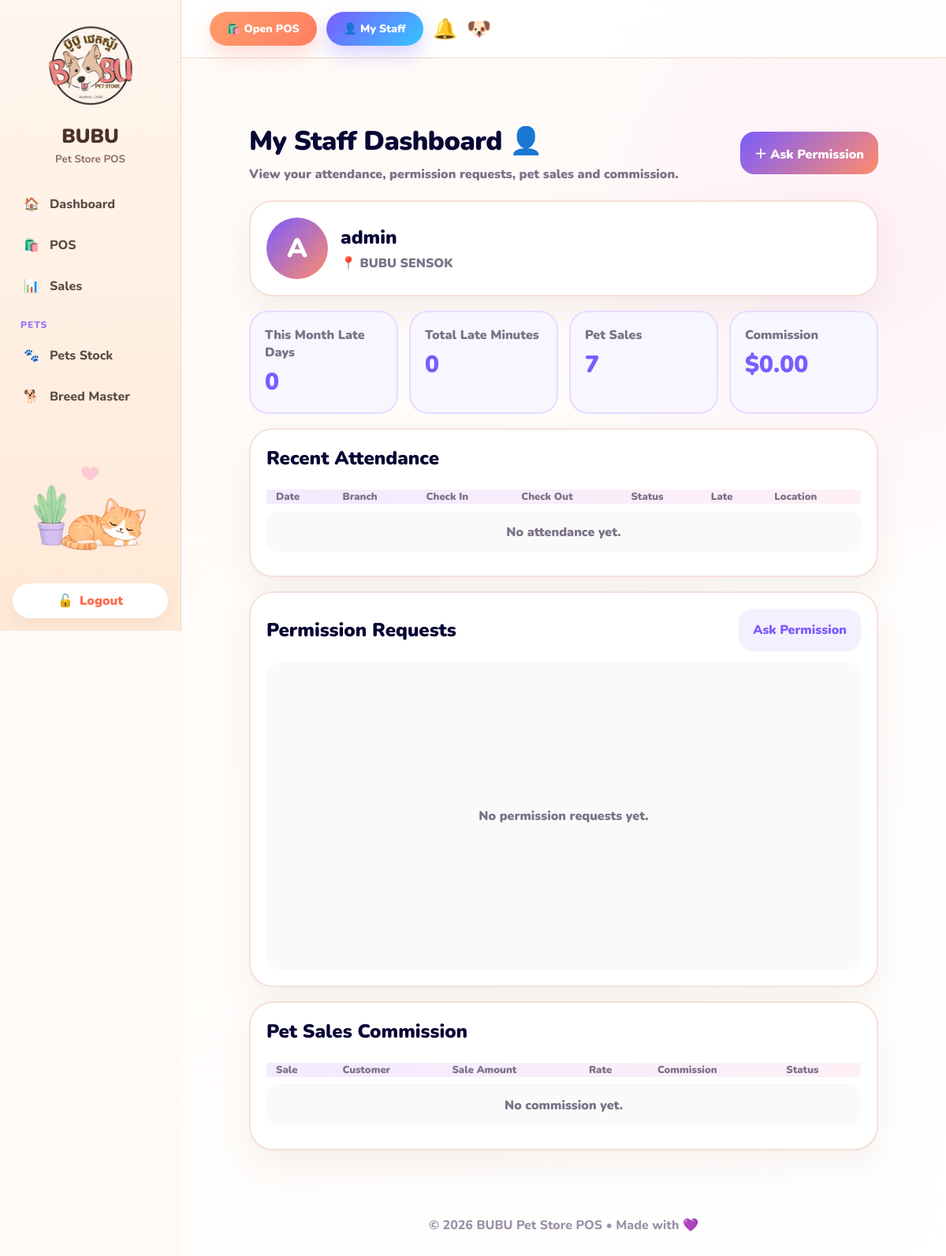
/staffs/me/ (signed in), run on an earlier commit of the app's database.
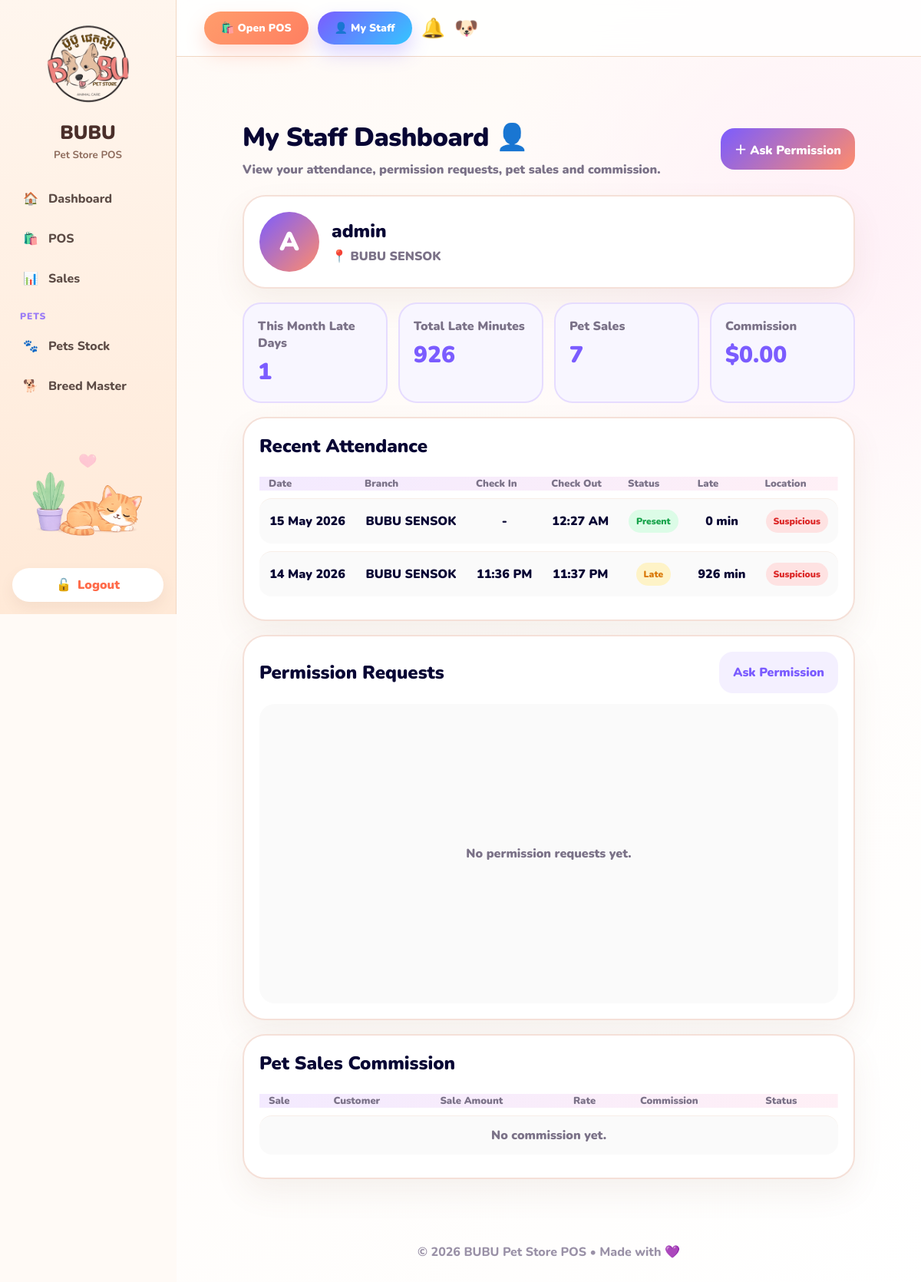
And on a later commit of the database.
### staffs/models.py (models this page shows, shortened)
class StaffAttendance(models.Model):
    STATUS_CHOICES = [
        ("present", "Present"),
        ("late", "Late"),
        ("absent", "Absent"),
        ("leave", "Leave"),
        ("permission", "Permission"),
        ("half_day", "Half Day"),
    ]
    SCAN_METHOD_CHOICES = [
        ("branch_qr", "Branch QR"),
        ("manual", "Manual"),
    ]
    staff = models.ForeignKey(
        StaffProfile,
        on_delete=models.CASCADE,
        related_name="payroll_attendances",
    )
    branch = models.ForeignKey(
        Branch,
        on_delete=models.SET_NULL,
        null=True,
        blank=True,
        related_name="payroll_attendances",
    )
    shift = models.ForeignKey(
        StaffShift,
        on_delete=models.SET_NULL,
        null=True,
        blank=True,
        related_name="attendances",
    )
    date = models.DateField(default=timezone.localdate)
    check_in_time = models.DateTimeField(null=True, blank=True)
    check_out_time = models.DateTimeField(null=True, blank=True)
    status = models.CharField(max_length=30, choices=STATUS_CHOICES, default="present")
    late_minutes = models.PositiveIntegerField(default=0)
    scan_method = models.CharField(
        max_length=30,
        choices=SCAN_METHOD_CHOICES,
        default="branch_qr",
    )
    latitude = models.DecimalField(max_digits=10, decimal_places=7, null=True, blank=True)
    longitude = models.DecimalField(max_digits=10, decimal_places=7, null=True, blank=True)
    location_accuracy = models.DecimalField(max_digits=10, decimal_places=2, null=True, blank=True)
    distance_from_branch_meters = models.DecimalField(max_digits=10, decimal_places=2, null=True, blank=True)
    device_info = models.TextField(blank=True)
    ip_address = models.CharField(max_length=80, blank=True)
    is_suspicious = models.BooleanField(default=False)
    suspicious_reason = models.TextField(blank=True)
    note = models.TextField(blank=True)
    created_by = models.ForeignKey(
        User,
        on_delete=models.SET_NULL,
        null=True,
        blank=True,
        related_name="created_staff_attendances",
    )
    created_at = models.DateTimeField(auto_now_add=True)
    class Meta:
        unique_together = ("staff", "date")
        ordering = ["-date", "staff__user__username"]

### inventory/models.py (models this page shows, shortened)
class Branch(models.Model):
    name = models.CharField(max_length=100, unique=True)
    is_active = models.BooleanField(default=True)
    latitude = models.DecimalField(
        max_digits=10,
        decimal_places=7,
        null=True,
        blank=True,
        help_text="Branch GPS latitude.",
    )
    longitude = models.DecimalField(
        max_digits=10,
        decimal_places=7,
        null=True,
        blank=True,
        help_text="Branch GPS longitude.",
    )
    allowed_radius_meters = models.PositiveIntegerField(
        default=150,
        help_text="Allowed distance from branch for attendance scan.",
    )

### staffs/views.py (the view)
# urls.py: path("me/", views.staff_my_dashboard, name="staff_my_dashboard"),
@login_required
def staff_my_dashboard(request):
    staff = _get_staff_profile_from_user(request.user)
    if not staff:
        messages.error(request, "Your staff profile is not set.")
        return redirect("dashboard")
    today = timezone.localdate()
    month_start = today.replace(day=1)
    attendances = (
        StaffAttendance.objects
        .select_related("branch", "shift")
        .filter(staff=staff)
        .order_by("-date")[:30]
    )
    month_attendances = StaffAttendance.objects.filter(
        staff=staff,
        date__gte=month_start,
        date__lte=today,
    )
    late_days = month_attendances.filter(status="late").count()
    late_minutes = (
        month_attendances.aggregate(total=Sum("late_minutes")).get("total")
        or 0
    )
    permissions = (
        StaffPermissionRequest.objects
        .filter(staff=staff)
        .order_by("-created_at")[:10]
    )
    commissions = (
        StaffCommission.objects
        .select_related("pet_sale")
        .filter(staff=staff)
        .order_by("-created_at")[:20]
    )
    total_commission = (
        StaffCommission.objects
        .filter(staff=staff, status__in=["pending", "approved", "paid"])
        .aggregate(total=Sum("commission_amount"))
        .get("total")
        or Decimal("0.00")
    )
    pet_sales_count = PetSale.objects.filter(seller=request.user).count()
    return render(request, "staffs/staff_my_dashboard.html", {
        "staff": staff,
        "attendances": attendances,
        "permissions": permissions,
        "commissions": commissions,
        "late_days": late_days,
        "late_minutes": late_minutes,
        "pet_sales_count": pet_sales_count,
        "total_commission": total_commission,
    })

### staffs/views.py (called while the page is built)
def _get_staff_profile_from_user(user):
    try:
        return user.staff_profile
    except Exception:
        return None

### templates/staffs/staff_my_dashboard.html (shortened to what the changed rows need)
{% extends "base.html" %}
{% load static %}
{% block content %}
<div class="staff-page">
    <div class="page-top">
        <div>
            <h1>My Staff Dashboard 👤</h1>
        </div>
    </div>
    <div class="profile-card">
        <div>
            <h2>{{ request.user.get_full_name|default:request.user.username }}</h2>
        </div>
    </div>
    <div class="summary-grid">
        <div class="summary-card">
            <span>This Month Late Days</span>
            <strong>{{ late_days|default:0 }}</strong>
        </div>
        <div class="summary-card">
            <span>Total Late Minutes</span>
            <strong>{{ late_minutes|default:0 }}</strong>
        </div>
    </div>
    <div class="section-card">
        <div class="section-head">
            <h2>Recent Attendance</h2>
        </div>
        <div class="table-wrap">
            <table>
                <thead>
                    <tr>
                        <th>Date</th>
                        <th>Branch</th>
                        <th>Check In</th>
                        <th>Check Out</th>
                        <th>Status</th>
                        <th>Late</th>
                        <th>Location</th>
                    </tr>
                </thead>
                <tbody>
                    {% for row in attendances %}
                        <tr>
                            <td>{{ row.date|date:"d M Y" }}</td>
                            <td>{{ row.branch.name|default:"-" }}</td>
                            <td>
                                {% if row.check_in_time %}
                                    {{ row.check_in_time|date:"h:i A" }}
                                {% else %}
                                    -
                                {% endif %}
                            </td>
                            <td>
                                {% if row.check_out_time %}
                                    {{ row.check_out_time|date:"h:i A" }}
                                {% else %}
                                    -
                                {% endif %}
                            </td>
                            <td>
                                <span class="badge badge-{{ row.status }}">
                                    {{ row.get_status_display }}
                                </span>
                            </td>
                            <td>{{ row.late_minutes }} min</td>
                            <td>
                                {% if row.is_suspicious %}
                                    <span class="badge badge-bad">Suspicious</span>
                                {% else %}
                                    <span class="badge badge-ok">OK</span>
                                {% endif %}
                            </td>
                        </tr>
                    {% empty %}
                        <tr>
                            <td colspan="7" class="empty-cell">No attendance yet.</td>
                        </tr>
                    {% endfor %}
                </tbody>
            </table>
        </div>
    </div>
    <div class="section-card">
        <div class="section-head">
            <h2>Permission Requests</h2>
        </div>
    </div>
    <div class="section-card">
        <div class="section-head">
            <h2>Pet Sales Commission</h2>
        </div>
        <div class="table-wrap">
            <table>
                <thead>
                    <tr>
                        <th>Sale</th>
                        <th>Customer</th>
                        <th>Sale Amount</th>
                        <th>Rate</th>
                        <th>Commission</th>
                        <th>Status</th>
                    </tr>
                </thead>
            </table>
        </div>
    </div>
</div>
{% endblock %}

What changed in the data, as far as the page shows it:
added StaffAttendance: date "15 May 2026", branch.name "BUBU SENSOK", check_out_time "12:27 AM", status "Present", late_minutes "0", is_suspicious "Suspicious"
added StaffAttendance: date "14 May 2026", branch.name "BUBU SENSOK", check_in_time "11:36 PM", check_out_time "11:37 PM", status "Late", late_minutes "926", is_suspicious "Suspicious"
Also different on the page:
{{ late_days|default:0 }}: "0" → "1"
{{ late_minutes|default:0 }}: "0" → "926"
text no longer shown: "No attendance yet."
